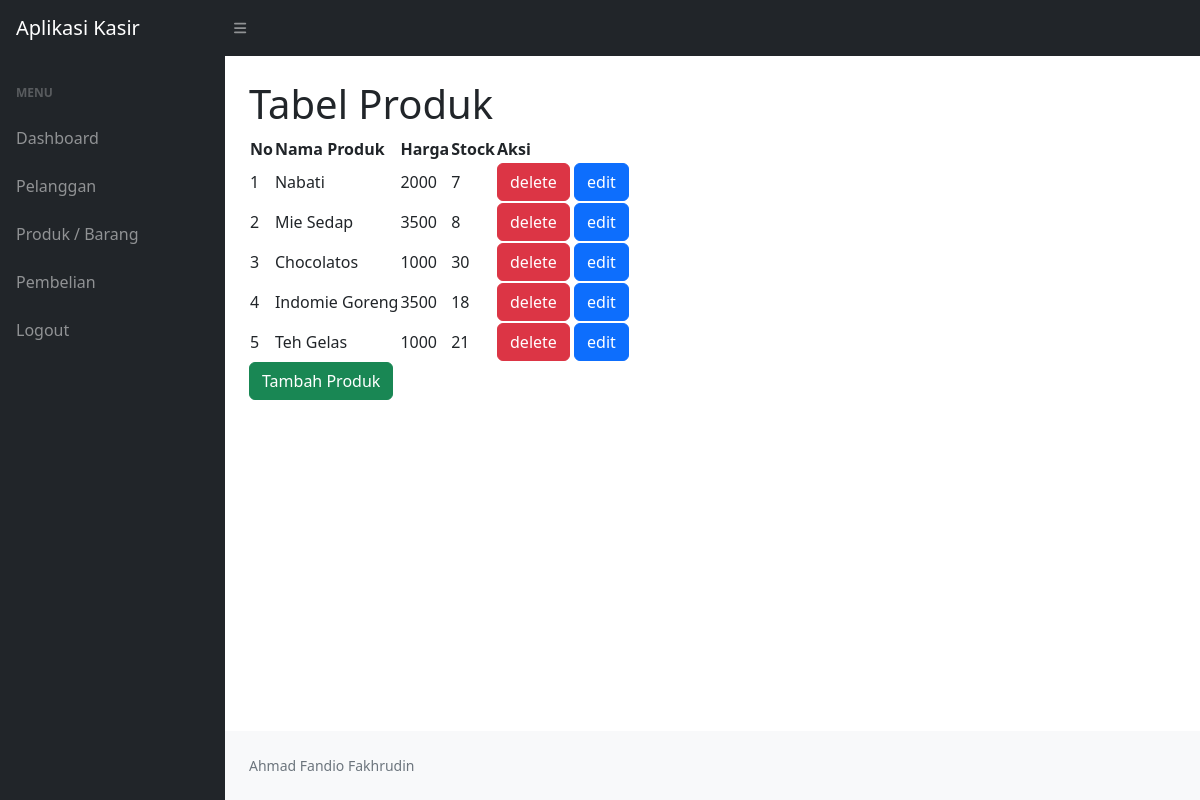
The app's page /ukk_kasir_fandio/produk.php (signed in) with its own data.
### tables this page shows
CREATE TABLE `produk` (
  `id_produk` int(11) NOT NULL,
  `nama_produk` varchar(255) NOT NULL,
  `harga` int(11) NOT NULL,
  `stock` int(11) NOT NULL
);

### ukk_kasir_fandio/produk.php (the view, shortened to what this page needs)
<?php
include "config/koneksi.php";
?>
<!DOCTYPE html>
<html lang="en">
    <head>
        <link href="https://cdn.jsdelivr.net/npm/simple-datatables@7.1.2/dist/style.min.css" rel="stylesheet" />
        <link href="css/styles.css" rel="stylesheet" />
    </head>
    <body class="sb-nav-fixed">
        <nav class="sb-topnav navbar navbar-expand navbar-dark bg-dark">
            <a class="navbar-brand ps-3" href="index.php">Aplikasi Kasir</a>
            <button class="btn btn-link btn-sm order-1 order-lg-0 me-4 me-lg-0" id="sidebarToggle" href="#!"><i class="fas fa-bars"></i></button>
        </nav>
        <div id="layoutSidenav">
            <div id="layoutSidenav_nav">
                <nav class="sb-sidenav accordion sb-sidenav-dark" id="sidenavAccordion">
                <div class="sb-sidenav-menu">
                        <div class="nav">
                            <div class="sb-sidenav-menu-heading">Menu</div>
                            <a class="nav-link" href="index.php">
                                Dashboard
                            </a>
                            <a class="nav-link" href="pelanggan.php">
                                Pelanggan
                            </a>
                            <a class="nav-link" href="produk.php">
                                Produk / Barang
                            </a>
                            <a class="nav-link" href="pembelian.php">
                                Pembelian
                            </a>
                            <a class="nav-link" href="logout.php">
                                Logout
                            </a>
                        </div>
                    </div>
                </nav>
            </div>
            <div id="layoutSidenav_content">
                <main>
                    <div class="container-fluid px-4">
                        <h1 class="mt-4">Tabel Produk</h1>
                        <table id="datatablesSimple">
                            <thead>
                                <tr>
                                    <th>No</th>
                                    <th>Nama Produk</th>
                                    <th>Harga</th>
                                    <th>Stock</th>
                                    <th>Aksi</th>
                                </tr>
                                </thead>
                                <?php
                                $no = 1;
                                $query = "Select * from produk";
                                $result = mysqli_query($koneksi,$query);
                                while ($d = mysqli_fetch_assoc($result)) {
                                ?>
                                <tr>
                                    <td><?php echo $no++;?></td>
                                    <td><?php echo $d['nama_produk'];?></td>
                                    <td><?php echo $d['harga'];?></td>
                                    <td><?php echo $d['stock'];?></td>
                                    <td>
                                        <a class="btn btn-danger" href="config/delete_produk.php?id_produk=<?php echo $d['id_produk']; ?>">delete</a>
                                        <a class="btn btn-primary" href="config/edit_produk.php?id_produk=<?php echo $d['id_produk']; ?>">edit</a></td>
                                </tr>
                                <?php
                                }
                                ?>
                        </table>
                        <a class="btn btn-success" href="config/tambah_produk.php">Tambah Produk</a>
                </main>
                <footer class="py-4 bg-light mt-auto">
                    <div class="container-fluid px-4">
                        <div class="d-flex align-items-center justify-content-between small">
                            <div class="text-muted">Ahmad Fandio Fakhrudin</div>
                        </div>
                    </div>
                </footer>
            </div>
        </div>
    </body>
</html>

### records on screen
produk: nama_produk "Nabati", harga "2000", stock "7"
produk: nama_produk "Mie Sedap", harga "3500", stock "8"
produk: nama_produk "Chocolatos", harga "1000", stock "30"
produk: nama_produk "Indomie Goreng", harga "3500", stock "18"
produk: nama_produk "Teh Gelas", harga "1000", stock "21"
